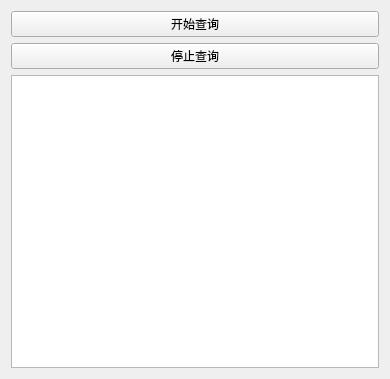
<?xml version="1.0" encoding="UTF-8"?>
<ui version="4.0">
 <class>Widget</class>
 <widget class="QWidget" name="Widget">
  <property name="geometry">
   <rect>
    <x>0</x>
    <y>0</y>
    <width>390</width>
    <height>379</height>
   </rect>
  </property>
  <property name="windowTitle">
   <string>Widget</string>
  </property>
  <layout class="QVBoxLayout" name="verticalLayout">
   <item>
    <widget class="QPushButton" name="btnStartSearch">
     <property name="text">
      <string>开始查询</string>
     </property>
    </widget>
   </item>
   <item>
    <widget class="QPushButton" name="btnStopSearch">
     <property name="text">
      <string>停止查询</string>
     </property>
    </widget>
   </item>
   <item>
    <widget class="QTextEdit" name="textEdit"/>
   </item>
  </layout>
 </widget>
 <resources/>
 <connections/>
</ui>
